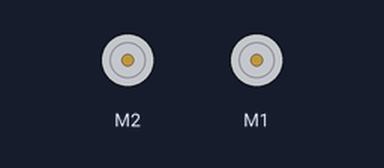
Simulated run of this sketch. Board: Arduino Uno, built with avr-gcc and run on an emulated ATmega328P. Shown: 2 × DC motor (green arrow = forward, orange = backward, longer = faster).

Above: at 0.1 s.
At 1.1 s:
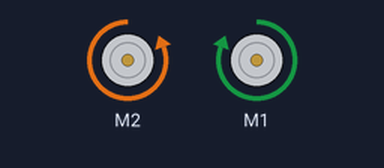
Timing chart, 0 to 3.2 s (numbered marks = the images above):
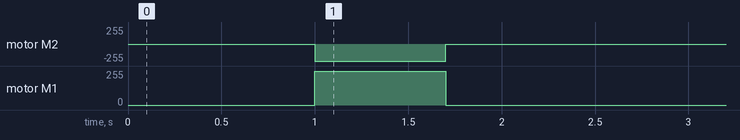

The sketch:

AngleTimeCalibration.ino
```cpp
#include<AFMotor.h>


AF_DCMotor LeftMotor(2);
AF_DCMotor RightMotor(1);

int velocity = 200;
void setup()
{
  Serial.begin(9600);
  randomSeed(analogRead(A0));
}

int time = 700;

void loop()
{
  delay(1000);
  TurnLeft(time);
  delay(500000);

}


void TurnRight(int ThetaTime)
{
  LeftMotor.setSpeed(255);
  RightMotor.setSpeed(255);
  LeftMotor.run(FORWARD);
  RightMotor.run(BACKWARD);
  delay(ThetaTime);
  LeftMotor.run(RELEASE);
  RightMotor.run(RELEASE);
  delay(10);
}

void TurnLeft(int ThetaTime)
{
  LeftMotor.setSpeed(255);
  RightMotor.setSpeed(255);
  LeftMotor.run(BACKWARD);
  RightMotor.run(FORWARD);
  delay(ThetaTime);
  LeftMotor.run(RELEASE);
  RightMotor.run(RELEASE);
  delay(10);
}


void MoveForward(int DeltaTime)
{
  LeftMotor.setSpeed(velocity);
  RightMotor.setSpeed(velocity);
  LeftMotor.run(FORWARD);
  RightMotor.run(FORWARD);
  delay(DeltaTime);
  LeftMotor.run(RELEASE);
  RightMotor.run(RELEASE);
  delay(10);
}

void MoveBackward()
{
  LeftMotor.setSpeed(velocity);
  RightMotor.setSpeed(velocity);
  LeftMotor.run(BACKWARD);
  RightMotor.run(BACKWARD);
  delay(700);
  LeftMotor.run(RELEASE);
  RightMotor.run(RELEASE);
  delay(10);
}
```

Measured:
- by itself, motor M2: stopped → backward 255/255 at 1.0 s, → stopped 0.70 s later
- by itself, motor M1: stopped → forward 255/255 at 1.0 s, → stopped 0.70 s later
